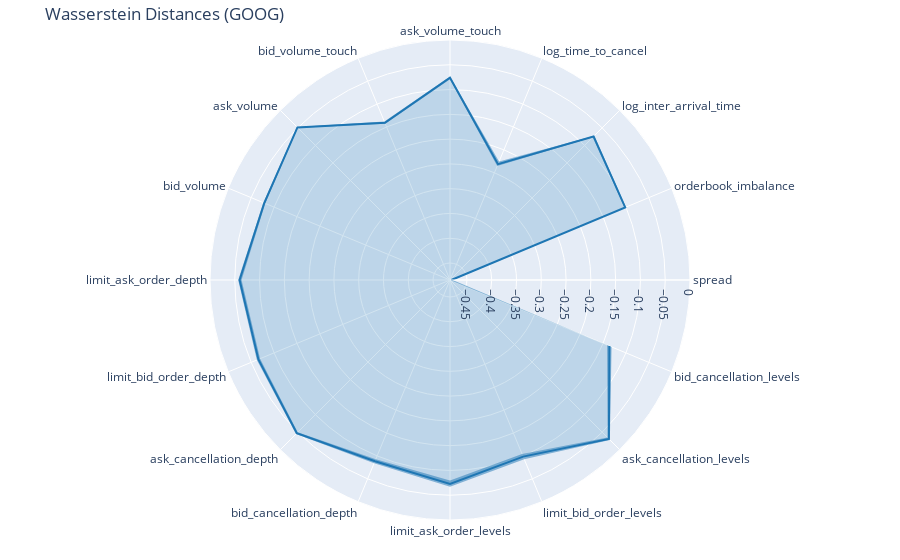

Notebook code for this chart:
### Code cell
import plotly.graph_objects as go

labels = list(scores.keys())
# pal = sns.color_palette("rocket", len(scores))
losses = np.array([s['wasserstein'][0]for s in scores.values()])
cis = np.array([s['wasserstein'][1]for s in scores.values()]).T

fig = go.Figure()

fig.add_trace(go.Scatterpolar(
    r=-losses,
    theta=labels,
    mode='lines',
    fill='toself',
    fillcolor='rgba(31, 119, 180, 0.2)',  # Set opacity to 0.5
    name='CI upper',
    line=dict(color='rgba(31, 119, 180, 1)'),
))
fig.add_trace(go.Scatterpolar(
    r=-cis[0],
    theta=labels,
    mode='lines',  # Add this line to remove markers
    name='CI lower',
    line=dict(color='rgba(31, 119, 180, 0.2)', width=0),
    # fill='tonext',
))
fig.add_trace(go.Scatterpolar(
    r=-cis[1],
    theta=labels,
    mode='lines',  # Add this line to remove markers
    fill='tonext',
    fillcolor='rgba(31, 119, 180, 0.5)',
    name='CI upper',
    line=dict(color='rgb(31, 119, 180)', width=0),
))

fig.update_layout(
  polar=dict(
    radialaxis=dict(
      visible=True,
      # range=[0.5, 1]
    )),
  showlegend=False,
  title=f'Wasserstein Distances ({stock})',
  margin=dict(l=20, r=20, t=40, b=40),
)

fig.write_image(f"images/wasserstein_comparison_{stock}.png")
fig.show()

### Figure 1 — Plotly figure (JSON) as saved in the notebook; plotly's stock layout.template omitted (floating-point values rounded to 4 significant figures)
{"data": [{"fill": "toself", "fillcolor": "rgba(31, 119, 180, 0.2)", "line": {"color": "rgba(31, 119, 180, 1)"}, "mode": "lines", "name": "CI upper", "r": [-0.4816, -0.1016, -0.07455, -0.2312, -0.07618, -0.1409, -0.04893, -0.07859, -0.05968, -0.06577, -0.04713, -0.08837, -0.07289, -0.09851, -0.03082, -0.1361], "theta": ["spread", "orderbook_imbalance", "log_inter_arrival_time", "log_time_to_cancel", "ask_volume_touch", "bid_volume_touch", "ask_volume", "bid_volume", "limit_ask_order_depth", "limit_bid_order_depth", "ask_cancellation_depth", "bid_cancellation_depth", "limit_ask_order_levels", "limit_bid_order_levels", "ask_cancellation_levels", "bid_cancellation_levels"], "type": "scatterpolar"}, {"line": {"color": "rgba(31, 119, 180, 0.2)", "width": 0}, "mode": "lines", "name": "CI lower", "r": [-0.479, -0.1, -0.07233, -0.2255, -0.07377, -0.1383, -0.04752, -0.07649, -0.05684, -0.06246, -0.04461, -0.08403, -0.06687, -0.09286, -0.02803, -0.1314], "theta": ["spread", "orderbook_imbalance", "log_inter_arrival_time", "log_time_to_cancel", "ask_volume_touch", "bid_volume_touch", "ask_volume", "bid_volume", "limit_ask_order_depth", "limit_bid_order_depth", "ask_cancellation_depth", "bid_cancellation_depth", "limit_ask_order_levels", "limit_bid_order_levels", "ask_cancellation_levels", "bid_cancellation_levels"], "type": "scatterpolar"}, {"fill": "tonext", "fillcolor": "rgba(31, 119, 180, 0.5)", "line": {"color": "rgb(31, 119, 180)", "width": 0}, "mode": "lines", "name": "CI upper", "r": [-0.4842, -0.1029, -0.07719, -0.2353, -0.07924, -0.1432, -0.0499, -0.0808, -0.06368, -0.06951, -0.04969, -0.09292, -0.07978, -0.1043, -0.03455, -0.1411], "theta": ["spread", "orderbook_imbalance", "log_inter_arrival_time", "log_time_to_cancel", "ask_volume_touch", "bid_volume_touch", "ask_volume", "bid_volume", "limit_ask_order_depth", "limit_bid_order_depth", "ask_cancellation_depth", "bid_cancellation_depth", "limit_ask_order_levels", "limit_bid_order_levels", "ask_cancellation_levels", "bid_cancellation_levels"], "type": "scatterpolar"}], "layout": {"margin": {"b": 40, "l": 20, "r": 20, "t": 40}, "polar": {"radialaxis": {"visible": true}}, "showlegend": false, "title": {"text": "Wasserstein Distances (GOOG)"}}}
